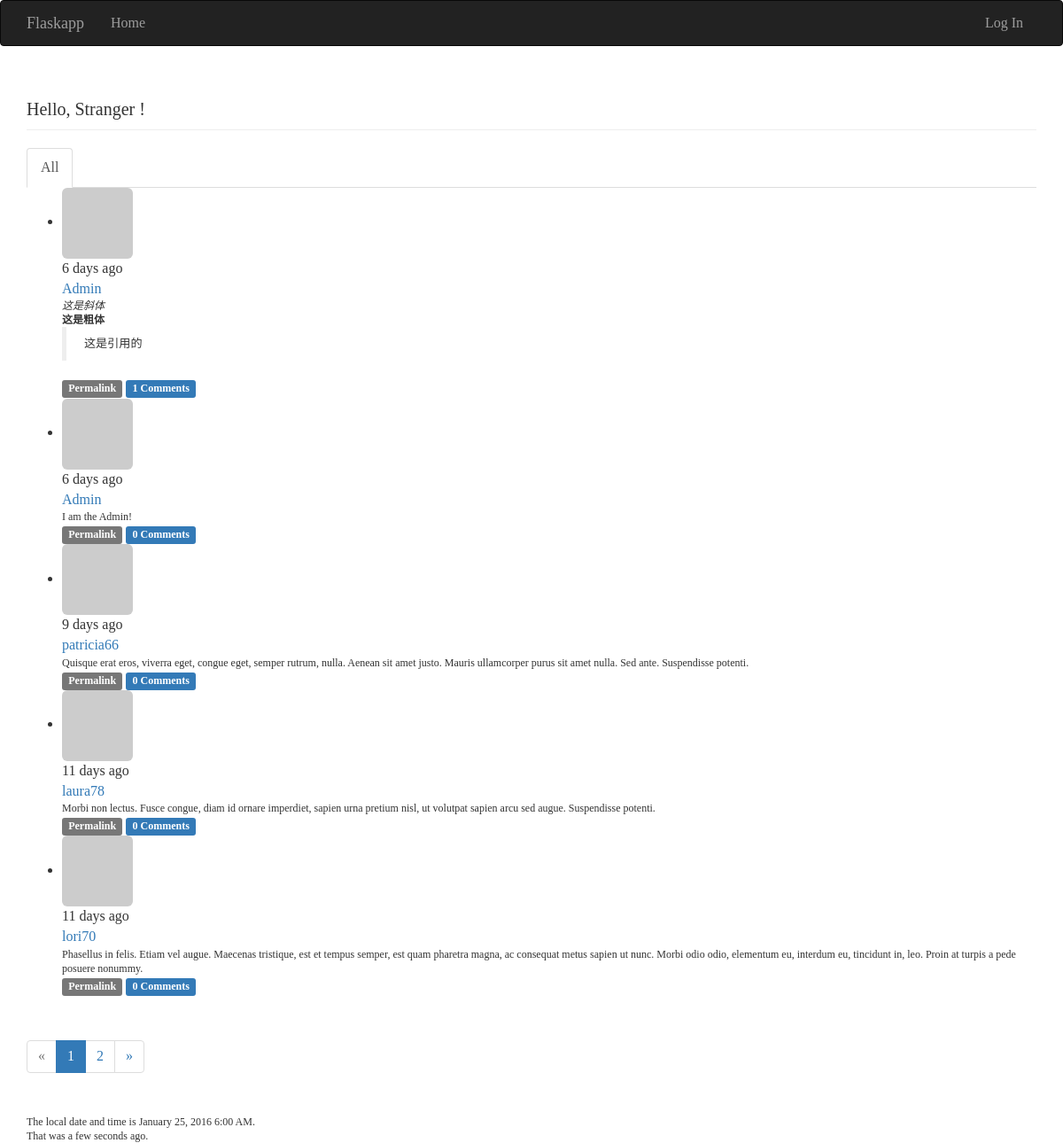
The page / on the database its author committed.
### app/models.py (models this page shows, shortened)
class Post(db.Model):
    __tablename__ = 'posts'
    id = db.Column(db.Integer, primary_key=True)
    body = db.Column(db.Text)
    body_html = db.Column(db.Text)
    timestamp = db.Column(db.DateTime, index=True, default=datetime.utcnow)
    author_id = db.Column(db.Integer, db.ForeignKey('users.id'))
    comments = db.relationship('Comment', backref='post', lazy='dynamic')

class User(db.Model, UserMixin):
    __tablename__ = 'users'
    id = db.Column(db.Integer, primary_key=True)
    email = db.Column(db.String(64), unique=True, index=True)
    username = db.Column(db.String(64), unique=True, index=True)
    role_id = db.Column(db.Integer, db.ForeignKey('roles.id'))
    password_hash = db.Column(db.String(128))
    confirmed = db.Column(db.Boolean, default=False)
    name = db.Column(db.String(64))
    location = db.Column(db.String(64))
    about_me = db.Column(db.Text())
    member_since = db.Column(db.DateTime(), default=datetime.utcnow)
    last_seen = db.Column(db.DateTime(), default=datetime.utcnow)
    avatar_hash = db.Column(db.String(32))
    posts = db.relationship('Post', backref='author', lazy='dynamic')
    followed = db.relationship('Follow',
                               foreign_keys=[Follow.follower_id],
                               backref=db.backref('follower', lazy='joined'),
                               lazy='dynamic',
                               cascade='all, delete-orphan')
    followers = db.relationship('Follow',
                                foreign_keys=[Follow.followed_id],
                                backref=db.backref('followed', lazy='joined'),
                                lazy='dynamic',
                                cascade='all, delete-orphan')
    comments = db.relationship('Comment', backref='author', lazy='dynamic')
    @property
    def password(self):
        raise AttributeError('password is not a readable attribute')
    def gravatar(self, size=100, default='identicon', rating='g'):
        if request.is_secure:
            url = 'https://secure.gravatar.com/avatar'
        else:
            url = 'http://www.gravatar.com/avatar'
        hash = self.avatar_hash or hashlib.md5(
                self.email.encode('utf-8')).hexdigest()
        return '{url}/{hash}?s={size}&d={default}&r={rating}'.format(
                url=url, hash=hash, size=size, default=default, rating=rating)

### app/main/views.py (the view)
@main.route('/', methods=['GET', 'POST'])
def index():
    form = PostForm()
    if current_user.can(Permission.WRITE_ARTICLES) and \
            form.validate_on_submit():
        post = Post(body=form.body.data,
                    author=current_user._get_current_object())
        db.session.add(post)
        return redirect(url_for('.index'))
    page = request.args.get('page', 1, type=int)
    show_followed = False
    if current_user.is_authenticated:
        show_followed = bool(request.cookies.get('show_followed', ''))
    if show_followed:
        query = current_user.followed_posts
    else:
        query = Post.query
    pagination = Post.query.order_by(Post.timestamp.desc()).paginate(
            page, per_page=current_app.config['FLASKY_POSTS_PER_PAGE'],
            error_out=False)
    posts = pagination.items
    return render_template('index.html',form=form, name=session.get('name'),
                           known=session.get('known', False), posts=posts,
                           pagination=pagination,
                           show_followed=show_followed,
                           current_time=datetime.utcnow())

### app/auth/views.py (called while the page is built)
@auth.before_app_request
def before_request():
    if current_user.is_authenticated:
        current_user.ping()
        if not current_user.confirmed \
                and request.endpoint[:5] != 'auth.' \
                and request.endpoint != 'static':
            return redirect(url_for('auth.unconfirmed'))

### app/main/__init__.py (called while the page is built)
@main.app_context_processor
def inject_permissions():
    return dict(Permission=Permission)

### app/models.py (called while the page is built)
    def can(self, permissions):
        return False

    def is_administrator(self):
        return False

### app/templates/index.html (shortened to what this page needs)
{% extends "base.html" %}
{% import "bootstrap/wtf.html" as wtf %}
{% import "_macros.html" as macros %}
{% block page_content %}
<div class="page-header">
    <h1>Hello, {% if current_user.is_authenticated %}{{ current_user.username }} !{% else %}Stranger !</h1>{% endif %}
</div>
<div class="post-tabs">
    <ul class="nav nav-tabs">
        <li{% if not show_followed %} class="active"{% endif %}><a href="{{ url_for('.show_all') }}">All</a></li>
    </ul>
    {% include '_posts.html' %}
</div>
{% if pagination %}
<div class="pagination">
    {{ macros.pagination_widget(pagination, '.index') }}
</div>
{% endif %}
<p>The local date and time is {{ moment(current_time).format('LLL') }}.</p>
<p>That was {{ moment(current_time).fromNow(refresh=True) }}.</p>
{% endblock %}

### app/templates/base.html (shortened to what this page needs)
{% extends "bootstrap/base.html" %}
{% block head %}
{{ super() }}
<link rel="stylesheet" type="text/css" href="{{ url_for('static', filename='style.css') }}">
{% endblock %}
{% block navbar %}
<div class="navbar navbar-inverse" role="navigation">
    <div class="container">
        <div class="navbar-header">
            <a class="navbar-brand" href="{{ url_for('main.index') }}">Flaskapp</a>
        </div>
        <div class="navbar-collapse collapse">
            <ul class="nav navbar-nav">
                <li><a href="{{ url_for('main.index') }}">Home</a></li>
            </ul>
            <ul class="nav navbar-nav navbar-right">
                {% if current_user.is_authenticated %}
                <li class="dropdown">
                    <a href="#" class="dropdown-toggle" data-toggle="dropdown">Account<b class="caret"></b></a>
                    <ul class="dropdown-menu">
                        <li><a href="{{ url_for('auth.change_password') }}">Change Password</a></li>
                        <li><a href="{{ url_for('auth.change_email_request') }}">Change Email</a></li>
                        <li><a href="{{ url_for('auth.logout') }}">Log Out</a></li>
                {% else %}
                <li><a href="{{ url_for('auth.login') }}">Log In</a></li>
                {% endif %}
            </ul>
        </div>
    </div>
</div>
{% endblock %}
{% block content %}
<div class="container">
    {% block page_content %}{% endblock %}
</div>
{% endblock %}

### app/templates/_macros.html
{% macro pagination_widget(pagination, endpoint) %}
<ul class="pagination">
    <li{% if not pagination.has_prev %} class="disabled"{% endif %}>
        <a href="{% if pagination.has_prev %}{{ url_for(endpoint,
            page = pagination.pre_num, **kwargs) }}{% else %}#{% endif %}">
            &laquo;
        </a>
    </li>
    {% for p in pagination.iter_pages() %}
        {% if p %}
            {% if p == pagination.page %}
            <li class="active">
                <a href="{{ url_for(endpoint, page = p, **kwargs) }}">{{ p }}</a>
            </li>
            {% else %}
            <li>
                <a href="{{ url_for(endpoint, page = p, **kwargs) }}">{{ p }}</a>
            </li>
            {% endif %}
        {% else %}
        <li class="disabled"><a href="#">&hellip;</a></li>
        {% endif %}
    {% endfor %}
    <li{% if not pagination.has_next %} class="disabled"{% endif %}>
        <a href="{% if pagination.has_next %}{{ url_for(endpoint, page=pagination.next_num, **kwargs) }}{% else %}#{% endif %}">
            &raquo;
        </a>
    </li>
</ul>
{% endmacro %}

### app/templates/_posts.html (shortened to what this page needs)
<ul class="posts">
    {% for post in posts %}
    <li class="post">
        <div class="post-thumbnail">
            <a href="{{ url_for('.user', username=post.author.username) }}">
                <img class="img-rounded profile-thumbnail" src="{{ post.author.gravatar(size=40) }}">
            </a>
        </div>
        <div class="post-content">
            <div class="post-date">{{ moment(post.timestamp).fromNow() }}</div>
            <div class="post-author"><a href="{{ url_for('.user', username=post.author.username) }}">{{ post.author.username }}</a></div>
            <div class="post-body">
                {% if post.body_html %}
                    {{ post.body_html | safe }}
                {% else %}
                    {{ post.body }}
                {% endif %}
            </div>
            <div class="post-footer">
                <a href="{{ url_for('.post', id=post.id) }}">
                    <span class="label label-default">Permalink</span>
                </a>
                <a href="{{ url_for('.post', id=post.id) }}#comments">
                    <span class="label label-primary">{{ post.comments.count() }} Comments</span>
                </a>
            </div>
        </div>
    </li>
    {% endfor %}
</ul>

### tmp/coverage/style.css (style rules this page uses)
html, body, h1, h2, h3, p, table, td, th { margin: 0; padding: 0; border: 0; outline: 0; font-weight: inherit; font-style: inherit; font-size: 100%; font-family: inherit; vertical-align: baseline; }
body { font-family: georgia, serif; font-size: 1em; }
html>body { font-size: 16px; }
p { font-size: .75em; line-height: 1.33333333em; }
h1 { font-size: 1.25em; display: inline-block; }

### rows shown on the page
Post: timestamp "6 days ago", author.username "Admin", body_html "这是斜体 这是粗体 这是引用的", comments.count "1"
Post: timestamp "6 days ago", author.username "Admin", body_html "I am the Admin!", comments.count "0"
Post: timestamp "9 days ago", author.username "patricia66", body_html "Quisque erat eros, viverra eget, congue eget, semper rutrum, nulla. Aenean sit amet justo. Mauris ullamcorper purus sit amet nulla. Sed ante. Suspendisse potenti.", comments.count "0"
Post: timestamp "11 days ago", author.username "laura78", body_html "Morbi non lectus. Fusce congue, diam id ornare imperdiet, sapien urna pretium nisl, ut volutpat sapien arcu sed augue. Suspendisse potenti.", comments.count "0"
Post: timestamp "11 days ago", author.username "lori70", body_html "Phasellus in felis. Etiam vel augue. Maecenas tristique, est et tempus semper, est quam pharetra magna, ac consequat metus sapien ut nunc. Morbi odio odio, elementum eu, interdum eu, tincidunt in, leo. Proin at turpis a pede posuere nonummy.", comments.count "0"

### other values the page prints
{{ p }} "1"
{{ p }} "2"
